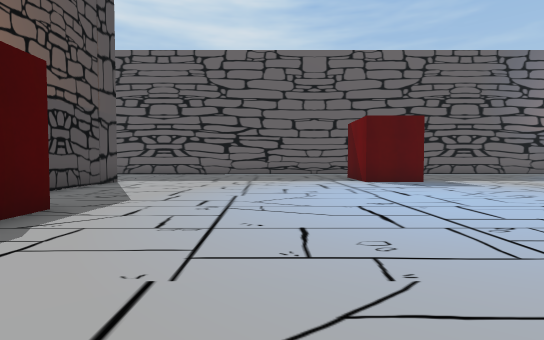
[1] (above)

22 first-person views from a walk through a scene from a Unity 3-D project. The camera is 1.3 m above the floor, tilts 2° down and sees 85° across. The floor is counted in squares, 2 m on a side. Each view is taken from the middle of a square. On the plan, view 1 faces up. The plan holds only what a view shows up to about 9 squares ahead; the rest is blank. The place goes on beyond the plan. The player is left out. Some animated figures are not drawn.

[2]
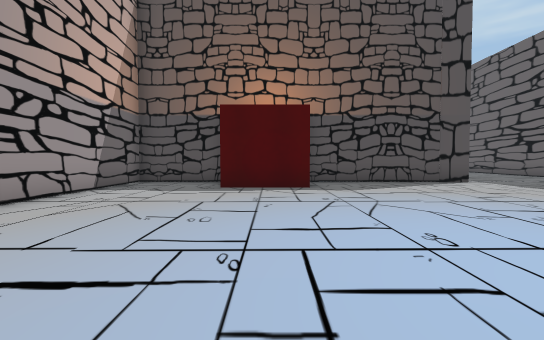

[3]
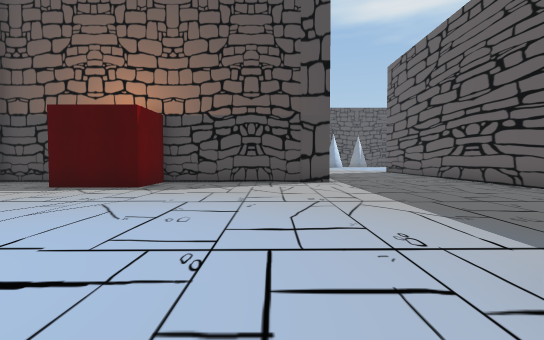

[4]
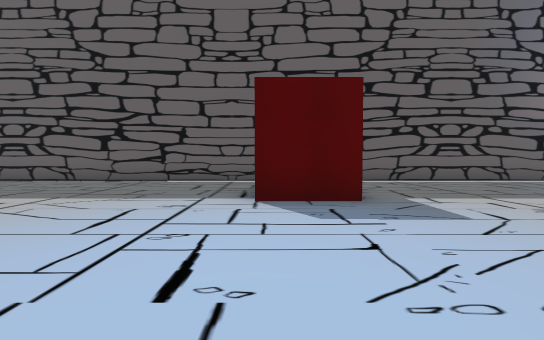

[5]
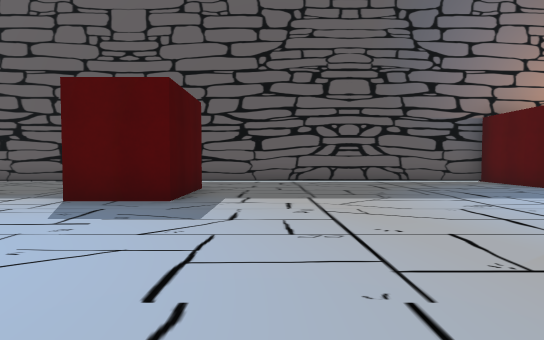

[6]
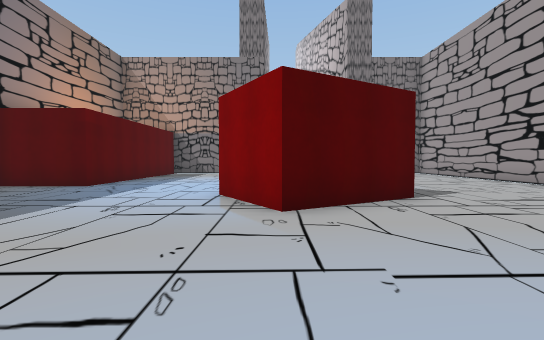

[7]
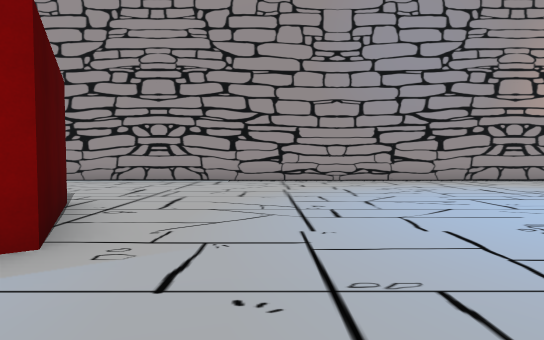

[8]
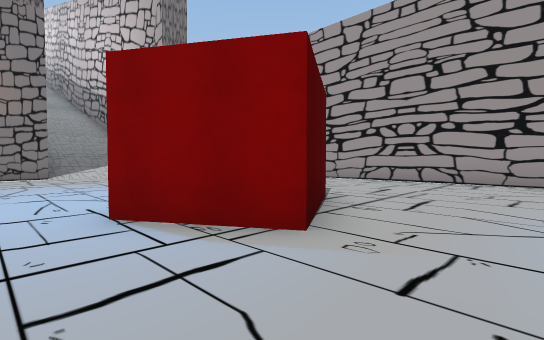

[9]
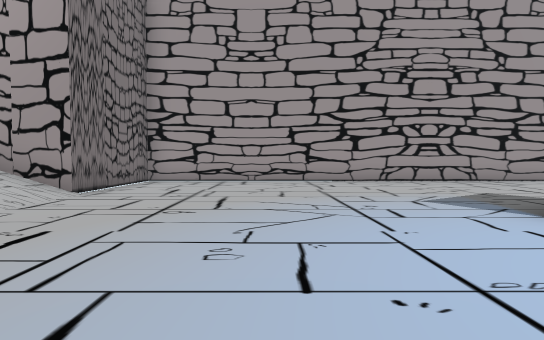

[10]
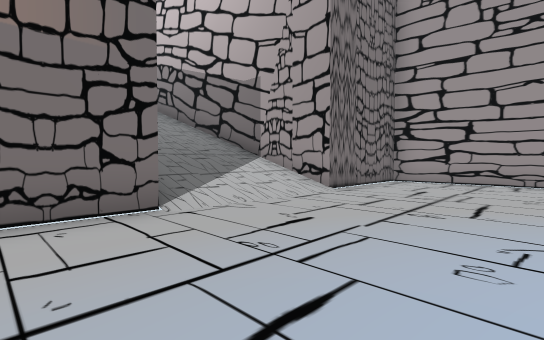

[11]
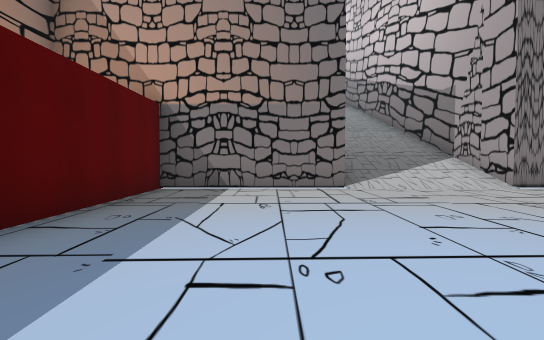

[12]
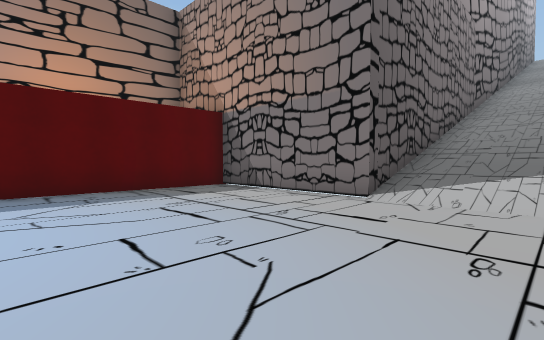

[13]
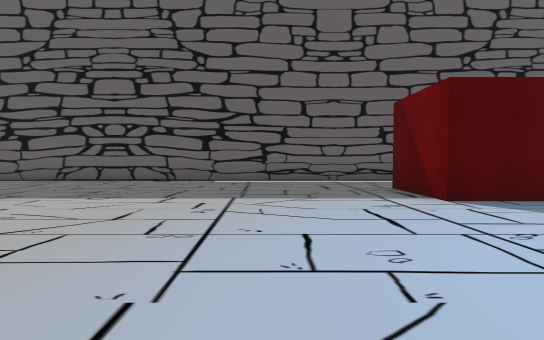

[14]
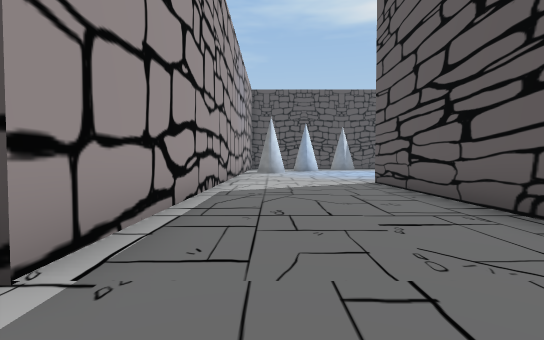

[15]
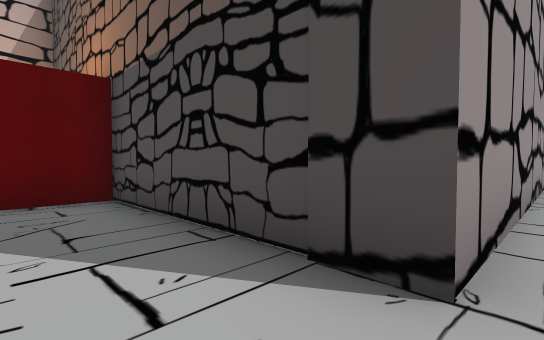

[16]
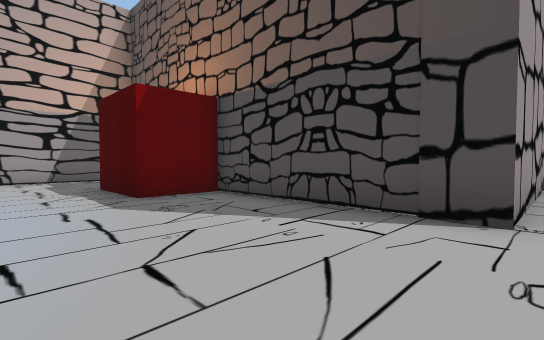

[17]
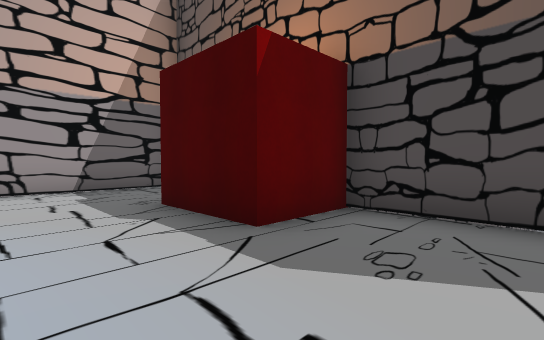

[18]
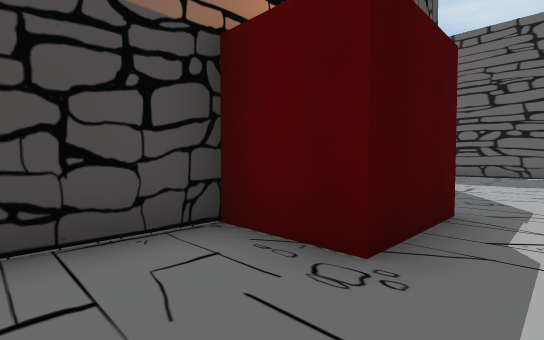

[19]
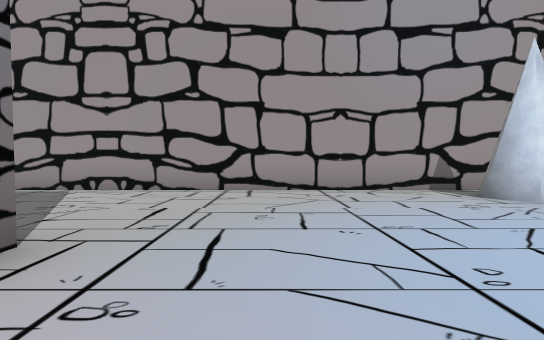

[20]
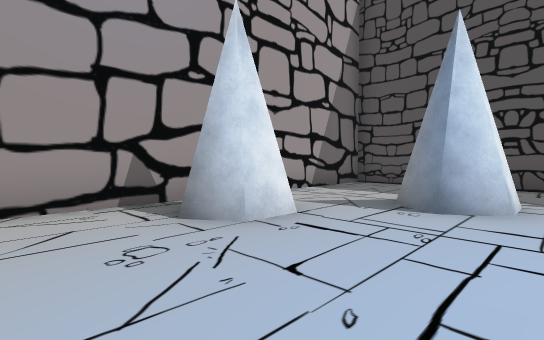

[21]
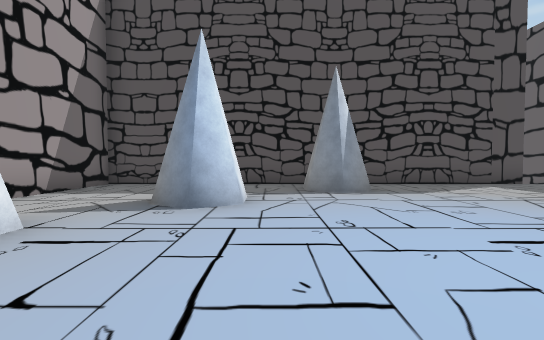

[22]
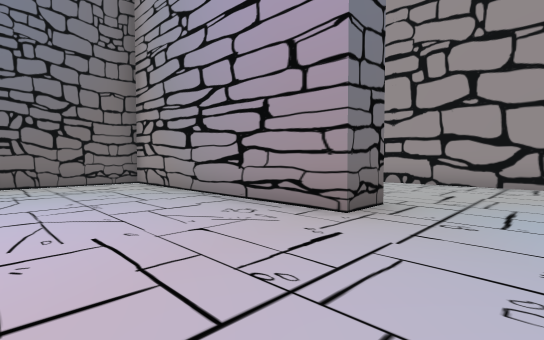

### Floor plan
Key: @ floor where view 1 was taken; # wall or solid block; . floor; / step, stairs or slope; v drop or lower ground.
Columns run from 23 left of view 1 to 21 right of it. Each row starts with its distance up from view 1.
 17 #....     .........#
 16 #.....    .........#
 15 ###....   .........#
 14 ###..... ...########
 13 #...........#########################
 12 #..##...............................#
 11 # ..................................#######
 10 #....##...................##..............#
  9 #.........................##..............#
  8 ###################.......................#
  7                   #.......................###
  6                   #.............###.......///
  5                v  #.............## .......///
  4                v  ###............# .......///
  3                v  ###.....................///
  2                v  ###.....................###
  1                v  #.......................#
  0                   #....@..................#
 -1                   #########################

Where each view was taken, in squares from view 1:
view 1: 0 up, 0 right, facing up
view 2: 3 up, 4 right, facing left
view 3: 7 up, 4 right, facing left
view 4: 4 up, 3 right, facing up
view 5: 4 up, 6 right, facing up
view 6: 6 up, 5 right, facing right
view 7: 8 up, 7 right, facing down
view 8: 8 up, 7 right, facing down-right
view 9: 8 up, 15 right, facing down
view 10: 8 up, 15 right, facing down-right
view 11: 8 up, 12 right, facing right
view 12: 4 up, 14 right, facing up-right
view 13: 4 up, 0 right, facing up
view 14: 10 up, 3 left, facing left
view 15: 9 up, 3 left, facing down-left
view 16: 9 up, 1 left, facing down-left
view 17: 6 up, 1 left, facing down-left
view 18: 0 up, 2 left, facing up-left
view 19: 15 up, 13 left, facing down
view 20: 13 up, 15 left, facing down-left
view 21: 13 up, 15 left, facing left
view 22: 17 up, 13 left, facing down-right
